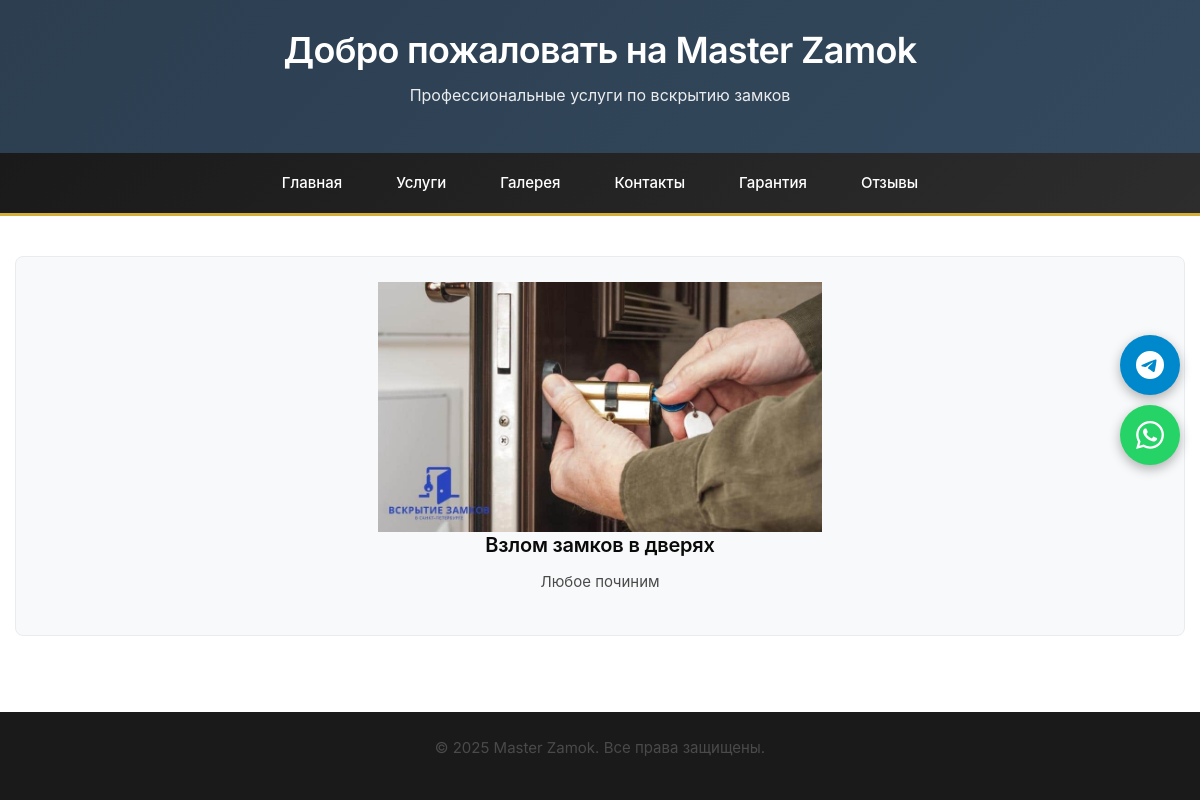
Page /services/ on the committed database.
### mainapp/models.py (models this page shows, shortened)
class Service(models.Model):
    title = models.CharField(max_length=200, verbose_name='Название услуги')
    slug = models.SlugField(unique=True, verbose_name='URL')
    description = models.TextField(blank=True, verbose_name='Описание')
    price = models.CharField(max_length=100, blank=True, verbose_name='Цена')
    image = models.ImageField(
        upload_to='services/%Y/%m/%d/',
        blank=True,
        null=True,
        verbose_name='Фото услуги',
        help_text='Рекомендуемый размер: 800x600px'
    )
    order = models.PositiveIntegerField(default=0, verbose_name='Порядок')
    is_active = models.BooleanField(default=True, verbose_name='Активна')
    class Meta:
        verbose_name = 'Услуга'
        verbose_name_plural = 'Услуги'
        ordering = ['order', 'title']

### mainapp/views.py (the view)
# urls.py: path('services/', views.services, name='services'),
def services(request):
    services_list = Service.objects.filter()  # Только активные
    context = {
        'services': services_list,
    }
    return render(request, 'services.html', context)

### mainapp/templates/services.html (shortened to what this page needs)
{% extends 'base.html' %}
{% block content %}
<div class="row g-4">
    {% for service in services %}
    <div class="col-xl-4 col-lg-6 col-md-6">
        <a href="tel:+78121234567" target="_blank" class="card-link">
        <div class="card service-card h-100 shadow-sm border-0">
            <div class="service-image-wrapper">
                {% if service.image %}
                <img
                    src="{{ service.image.url }}"
                    class="service-img"
                    alt="{{ service.title }}"
                    loading="lazy"
                    href="https://t.me/master_zamok_spb"
                >
                {% endif %}
            </div>
            <div class="card-body d-flex flex-column p-4">
                <h3 class="card-title fw-bold mb-3">{{ service.title }}</h3>
                <p class="card-text text-muted flex-grow-1 mb-3">{{ service.description|linebreaksbr }}</p>
            </div>
        </div>
    </div>
    {% endfor %}
</div>
{% endblock %}

### mainapp/templates/base.html (style rules this page uses)
* { margin: 0; padding: 0; box-sizing: border-box; }
html, body { overflow-x: hidden; width: 100%; max-width: 100%; }
* { word-wrap: break-word; overflow-wrap: break-word; }
img, svg { max-width: 100%; height: auto; }
body { font-family: 'Inter', -apple-system, BlinkMacSystemFont, 'Segoe UI', Roboto, 'Helvetica Neue', Arial, sans-serif; background-color: #ffffff; color: #0a0a0a; line-height: 1.6; font-size: 15px; font-weight: 400; -webkit-font-smoothing: antialiased; -moz-osx-font-smoothing: grayscale; display: flex; flex-direction: column; min-height: 100vh; }
h1, h2, h3, h4, h5, h6 { font-family: 'Inter', -apple-system, BlinkMacSystemFont, 'Segoe UI', Roboto, sans-serif; font-weight: 600; line-height: 1.2; color: #0a0a0a; margin: 0 0 1rem 0; letter-spacing: -0.015em; }
h3 { font-size: 1.5rem; font-weight: 600; letter-spacing: -0.01em; line-height: 1.3; }
p { font-size: 15px; line-height: 1.6; color: #4a4a4a; margin: 0 0 1rem 0; font-weight: 400; }
a { color: #0066cc; text-decoration: none; transition: color 0.2s ease; }
.service-card { background: #f8f9fa; border: 1px solid #e9ecef; border-radius: 8px; padding: 25px; text-align: center; transition: transform 0.3s, box-shadow 0.3s; }
.service-card h3 { font-size: 1.25rem; font-weight: 600; margin-bottom: 0.75rem; color: #0a0a0a; line-height: 1.3; letter-spacing: -0.01em; }
.service-card p { color: #4a4a4a; line-height: 1.6; font-size: 15px; font-weight: 400; }
.service-image-wrapper { width: 100%; height: 250px; overflow: hidden; display: flex; align-items: center; justify-content: center; background: #f8f9fa; }
.service-img { max-width: 100%; max-height: 100%; width: auto; height: auto; object-fit: contain; }
.container, .container-fluid, .row, .col-xl-4, .col-lg-6, .col-md-6 { max-width: 100%; }
.card { max-width: 100%; }

### rows in the picture
Service: image (picture), title "Взлом замков в дверях", description "Любое починим"
